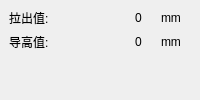
        <widget class="QWidget" name="pageJBCL">
         <property name="toolTip">
          <string>基本测量</string>
         </property>
         <layout class="QVBoxLayout" name="verticalLayout_3">
          <property name="leftMargin">
           <number>0</number>
          </property>
          <property name="topMargin">
           <number>0</number>
          </property>
          <property name="rightMargin">
           <number>0</number>
          </property>
          <property name="bottomMargin">
           <number>0</number>
          </property>
          <item>
           <widget class="QWidget" name="widget" native="true">
            <property name="toolTip">
             <string>基本测量</string>
            </property>
            <layout class="QVBoxLayout" name="verticalLayout_2">
             <item>
              <layout class="QHBoxLayout" name="horizontalLayout_2">
               <item>
                <widget class="QLabel" name="label_2">
                 <property name="minimumSize">
                  <size>
                   <width>120</width>
                   <height>0</height>
                  </size>
                 </property>
                 <property name="maximumSize">
                  <size>
                   <width>80</width>
                   <height>16777215</height>
                  </size>
                 </property>
                 <property name="text">
                  <string>拉出值:</string>
                 </property>
                </widget>
               </item>
               <item>
                <widget class="QLabel" name="lblJBCL_LCZ">
                 <property name="text">
                  <string>0</string>
                 </property>
                </widget>
               </item>
               <item>
                <widget class="QLabel" name="label_12">
                 <property name="minimumSize">
                  <size>
                   <width>30</width>
                   <height>0</height>
                  </size>
                 </property>
                 <property name="maximumSize">
                  <size>
                   <width>20</width>
                   <height>16777215</height>
                  </size>
                 </property>
                 <property name="text">
                  <string>mm</string>
                 </property>
                </widget>
               </item>
              </layout>
             </item>
             <item>
              <layout class="QHBoxLayout" name="horizontalLayout_3">
               <item>
                <widget class="QLabel" name="label_8">
                 <property name="minimumSize">
                  <size>
                   <width>120</width>
                   <height>0</height>
                  </size>
                 </property>
                 <property name="maximumSize">
                  <size>
                   <width>80</width>
                   <height>16777215</height>
                  </size>
                 </property>
                 <property name="text">
                  <string>导高值:</string>
                 </property>
                </widget>
               </item>
               <item>
                <widget class="QLabel" name="lblJBCL_DGZ">
                 <property name="text">
                  <string>0</string>
                 </property>
                </widget>
               </item>
               <item>
                <widget class="QLabel" name="label_13">
                 <property name="minimumSize">
                  <size>
                   <width>30</width>
                   <height>0</height>
                  </size>
                 </property>
                 <property name="maximumSize">
                  <size>
                   <width>20</width>
                   <height>16777215</height>
                  </size>
                 </property>
                 <property name="text">
                  <string>mm</string>
                 </property>
                </widget>
               </item>
              </layout>
             </item>
             <item>
              <spacer name="verticalSpacer">
               <property name="orientation">
                <enum>Qt::Vertical</enum>
               </property>
               <property name="sizeHint" stdset="0">
                <size>
                 <width>20</width>
                 <height>40</height>
                </size>
               </property>
              </spacer>
             </item>
            </layout>
           </widget>
          </item>
         </layout>
        </widget>
